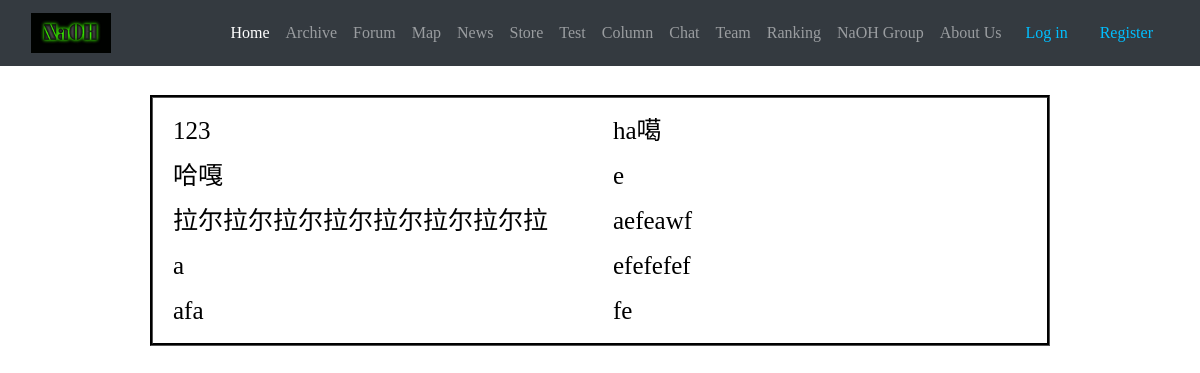
/links/, run on the app's committed database.
### links/models.py (models this page shows)
class Link(models.Model):
    name = models.CharField(max_length=15)
    link = models.CharField(max_length=200)

### links/views.py (the view)
# urls.py: path("", views.get_all_links, name="get_all_links"),
def get_all_links(request):
    links = Link.objects.all()[::-1]
    links1 = []
    links2 = []
    for i in range(len(links)):
        if i % 2 == 0:
        	links1.append(links[i])
        else:
        	links2.append(links[i])
        print(links[i].link)
    language = select_language(request)
    context = {
       'links1': links1,
       'links2': links2,
       'language': language
    }
    return render(request, "view_links.html", context)

### cart/context_processors.py (called while the page is built)
def select_language(request):
    language = 'English'
    if request.user.is_authenticated:
        if request.session.get(request.user.username, None) == None:
            request.session[request.user.username] = 'Chinese'
        language = request.session[request.user.username]
    return language

def cart(request):
	return {'cart': Cart(request), 'language': select_language(request)}

### links/utils.py (called while the page is built)
def select_language(request):
    language = 'English'
    if request.user.is_authenticated:
        if request.session.get(request.user.username, None) == None:
            request.session[request.user.username] = 'Chinese'
        language = request.session[request.user.username]
    return language

### links/templates/view_links.html (shortened to what this page needs)
{% extends "base.html" %}
{% block page_content %}
{% load static %}
</body>
<br>
<div class="row" style="width: 900px; margin: 0 auto; border: groove;border-color: black;">
    <div id="col1" style="margin-top: 10px; margin-bottom: 10px;">
    {% for link in links1 %}
    <a href="{{link.link}}" style="font-size: 25px;">{{link.name}}</a>
    <br>
    {% endfor %}
    </div>
    <div id="col2" style="margin-top: 10px; margin-bottom: 10px;">
    {% for link in links2 %}
    <a href="{{link.link}}" style="font-size: 25px;">{{link.name}}</a>
    <br>
    {% endfor %}
    </div>
</div>
</body>
{% endblock %}

### NaOH_camp/templates/base.html (style rules this page uses)
a { font-family: 'Libre Baskerville', serif; }

### links/templates/view_links.html (style rules this page uses)
a { color: black; }
#col1 { margin-left: 20px; width: 400px; margin-right: 20px; }
#col2 { margin-left: 20px; width: 400px; margin-right: 20px; }

### data on the page
Link: name "123"
Link: name "哈嘎"
Link: name "拉尔拉尔拉尔拉尔拉尔拉尔拉尔拉"
Link: name "a"
Link: name "afa"
Link: name "ha噶"
Link: name "e"
Link: name "aefeawf"
Link: name "efefefef"
Link: name "fe"
